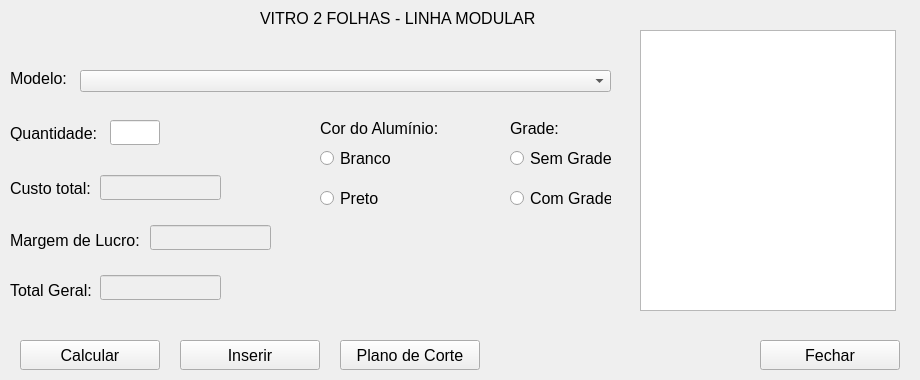
<?xml version="1.0" encoding="UTF-8"?>
<ui version="4.0">
 <class>MainWindow_vitro_2f_modular</class>
 <widget class="QMainWindow" name="MainWindow_vitro_2f_modular">
  <property name="geometry">
   <rect>
    <x>0</x>
    <y>0</y>
    <width>920</width>
    <height>380</height>
   </rect>
  </property>
  <property name="windowTitle">
   <string>.::PERFILARE::. - Vitro 2 folhas - Linha Modular</string>
  </property>
  <property name="styleSheet">
   <string notr="true"/>
  </property>
  <widget class="QWidget" name="centralwidget">
   <widget class="QLabel" name="label_vt_2f_modular">
    <property name="geometry">
     <rect>
      <x>260</x>
      <y>10</y>
      <width>280</width>
      <height>16</height>
     </rect>
    </property>
    <property name="font">
     <font>
      <pointsize>12</pointsize>
     </font>
    </property>
    <property name="text">
     <string>VITRO 2 FOLHAS - LINHA MODULAR</string>
    </property>
   </widget>
   <widget class="QLabel" name="label_modelo">
    <property name="geometry">
     <rect>
      <x>10</x>
      <y>70</y>
      <width>61</width>
      <height>16</height>
     </rect>
    </property>
    <property name="font">
     <font>
      <pointsize>12</pointsize>
     </font>
    </property>
    <property name="text">
     <string>Modelo:</string>
    </property>
   </widget>
   <widget class="QComboBox" name="comboBox_vt_2f_modular">
    <property name="geometry">
     <rect>
      <x>80</x>
      <y>70</y>
      <width>531</width>
      <height>22</height>
     </rect>
    </property>
   </widget>
   <widget class="QLabel" name="label_cor_aluminio">
    <property name="geometry">
     <rect>
      <x>320</x>
      <y>120</y>
      <width>131</width>
      <height>16</height>
     </rect>
    </property>
    <property name="font">
     <font>
      <pointsize>12</pointsize>
     </font>
    </property>
    <property name="text">
     <string>Cor do Alumínio:</string>
    </property>
   </widget>
   <widget class="QLabel" name="label_grade">
    <property name="geometry">
     <rect>
      <x>510</x>
      <y>120</y>
      <width>61</width>
      <height>16</height>
     </rect>
    </property>
    <property name="font">
     <font>
      <pointsize>12</pointsize>
     </font>
    </property>
    <property name="text">
     <string>Grade:</string>
    </property>
   </widget>
   <widget class="QRadioButton" name="radioButton_al_branco">
    <property name="geometry">
     <rect>
      <x>320</x>
      <y>150</y>
      <width>71</width>
      <height>17</height>
     </rect>
    </property>
    <property name="font">
     <font>
      <pointsize>12</pointsize>
     </font>
    </property>
    <property name="cursor">
     <cursorShape>OpenHandCursor</cursorShape>
    </property>
    <property name="text">
     <string>Branco</string>
    </property>
   </widget>
   <widget class="QRadioButton" name="radioButton_al_preto">
    <property name="geometry">
     <rect>
      <x>320</x>
      <y>190</y>
      <width>61</width>
      <height>17</height>
     </rect>
    </property>
    <property name="font">
     <font>
      <pointsize>12</pointsize>
     </font>
    </property>
    <property name="cursor">
     <cursorShape>OpenHandCursor</cursorShape>
    </property>
    <property name="text">
     <string>Preto</string>
    </property>
   </widget>
   <widget class="QRadioButton" name="radioButton_sem_grade">
    <property name="geometry">
     <rect>
      <x>510</x>
      <y>150</y>
      <width>101</width>
      <height>17</height>
     </rect>
    </property>
    <property name="font">
     <font>
      <pointsize>12</pointsize>
     </font>
    </property>
    <property name="cursor">
     <cursorShape>OpenHandCursor</cursorShape>
    </property>
    <property name="text">
     <string>Sem Grade</string>
    </property>
   </widget>
   <widget class="QRadioButton" name="radioButton_com_grade">
    <property name="geometry">
     <rect>
      <x>510</x>
      <y>190</y>
      <width>101</width>
      <height>17</height>
     </rect>
    </property>
    <property name="font">
     <font>
      <pointsize>12</pointsize>
     </font>
    </property>
    <property name="cursor">
     <cursorShape>OpenHandCursor</cursorShape>
    </property>
    <property name="text">
     <string>Com Grade</string>
    </property>
   </widget>
   <widget class="QLabel" name="label_quantidade">
    <property name="geometry">
     <rect>
      <x>10</x>
      <y>125</y>
      <width>91</width>
      <height>16</height>
     </rect>
    </property>
    <property name="font">
     <font>
      <pointsize>12</pointsize>
     </font>
    </property>
    <property name="text">
     <string>Quantidade:</string>
    </property>
   </widget>
   <widget class="QLineEdit" name="lineEdit_quantidade">
    <property name="geometry">
     <rect>
      <x>110</x>
      <y>120</y>
      <width>50</width>
      <height>25</height>
     </rect>
    </property>
    <property name="font">
     <font>
      <pointsize>12</pointsize>
     </font>
    </property>
    <property name="maxLength">
     <number>3</number>
    </property>
    <property name="alignment">
     <set>Qt::AlignCenter</set>
    </property>
   </widget>
   <widget class="QLabel" name="label_custo_total">
    <property name="geometry">
     <rect>
      <x>10</x>
      <y>180</y>
      <width>91</width>
      <height>16</height>
     </rect>
    </property>
    <property name="font">
     <font>
      <pointsize>12</pointsize>
     </font>
    </property>
    <property name="text">
     <string>Custo total:</string>
    </property>
   </widget>
   <widget class="QLabel" name="label_margem_de_lucro">
    <property name="geometry">
     <rect>
      <x>10</x>
      <y>230</y>
      <width>141</width>
      <height>21</height>
     </rect>
    </property>
    <property name="font">
     <font>
      <pointsize>12</pointsize>
     </font>
    </property>
    <property name="text">
     <string>Margem de Lucro:</string>
    </property>
   </widget>
   <widget class="QLabel" name="label_total_geral">
    <property name="geometry">
     <rect>
      <x>10</x>
      <y>280</y>
      <width>91</width>
      <height>21</height>
     </rect>
    </property>
    <property name="font">
     <font>
      <pointsize>12</pointsize>
     </font>
    </property>
    <property name="text">
     <string>Total Geral:</string>
    </property>
   </widget>
   <widget class="QLineEdit" name="lineEdit_custo_total">
    <property name="enabled">
     <bool>false</bool>
    </property>
    <property name="geometry">
     <rect>
      <x>100</x>
      <y>175</y>
      <width>121</width>
      <height>25</height>
     </rect>
    </property>
    <property name="font">
     <font>
      <pointsize>12</pointsize>
     </font>
    </property>
   </widget>
   <widget class="QLineEdit" name="lineEdit_margem_de_lucro">
    <property name="enabled">
     <bool>false</bool>
    </property>
    <property name="geometry">
     <rect>
      <x>150</x>
      <y>225</y>
      <width>121</width>
      <height>25</height>
     </rect>
    </property>
    <property name="font">
     <font>
      <pointsize>12</pointsize>
     </font>
    </property>
    <property name="readOnly">
     <bool>false</bool>
    </property>
   </widget>
   <widget class="QLineEdit" name="lineEdit_total_geral">
    <property name="enabled">
     <bool>false</bool>
    </property>
    <property name="geometry">
     <rect>
      <x>100</x>
      <y>275</y>
      <width>121</width>
      <height>25</height>
     </rect>
    </property>
    <property name="font">
     <font>
      <pointsize>12</pointsize>
     </font>
    </property>
   </widget>
   <widget class="QPushButton" name="pushButton_calcular">
    <property name="geometry">
     <rect>
      <x>20</x>
      <y>340</y>
      <width>140</width>
      <height>30</height>
     </rect>
    </property>
    <property name="font">
     <font>
      <pointsize>12</pointsize>
     </font>
    </property>
    <property name="text">
     <string>Calcular</string>
    </property>
   </widget>
   <widget class="QPushButton" name="pushButton_inserir">
    <property name="geometry">
     <rect>
      <x>180</x>
      <y>340</y>
      <width>140</width>
      <height>30</height>
     </rect>
    </property>
    <property name="font">
     <font>
      <pointsize>12</pointsize>
     </font>
    </property>
    <property name="text">
     <string>Inserir</string>
    </property>
   </widget>
   <widget class="QPushButton" name="pushButton_plano_corte">
    <property name="geometry">
     <rect>
      <x>340</x>
      <y>340</y>
      <width>140</width>
      <height>30</height>
     </rect>
    </property>
    <property name="font">
     <font>
      <pointsize>12</pointsize>
     </font>
    </property>
    <property name="text">
     <string>Plano de Corte</string>
    </property>
   </widget>
   <widget class="QPushButton" name="pushButton_fechar">
    <property name="geometry">
     <rect>
      <x>760</x>
      <y>340</y>
      <width>140</width>
      <height>30</height>
     </rect>
    </property>
    <property name="font">
     <font>
      <pointsize>12</pointsize>
     </font>
    </property>
    <property name="text">
     <string>Fechar</string>
    </property>
   </widget>
   <widget class="QGraphicsView" name="graphicsView_imagem_produto">
    <property name="geometry">
     <rect>
      <x>640</x>
      <y>30</y>
      <width>256</width>
      <height>281</height>
     </rect>
    </property>
   </widget>
  </widget>
 </widget>
 <resources/>
 <connections/>
</ui>
